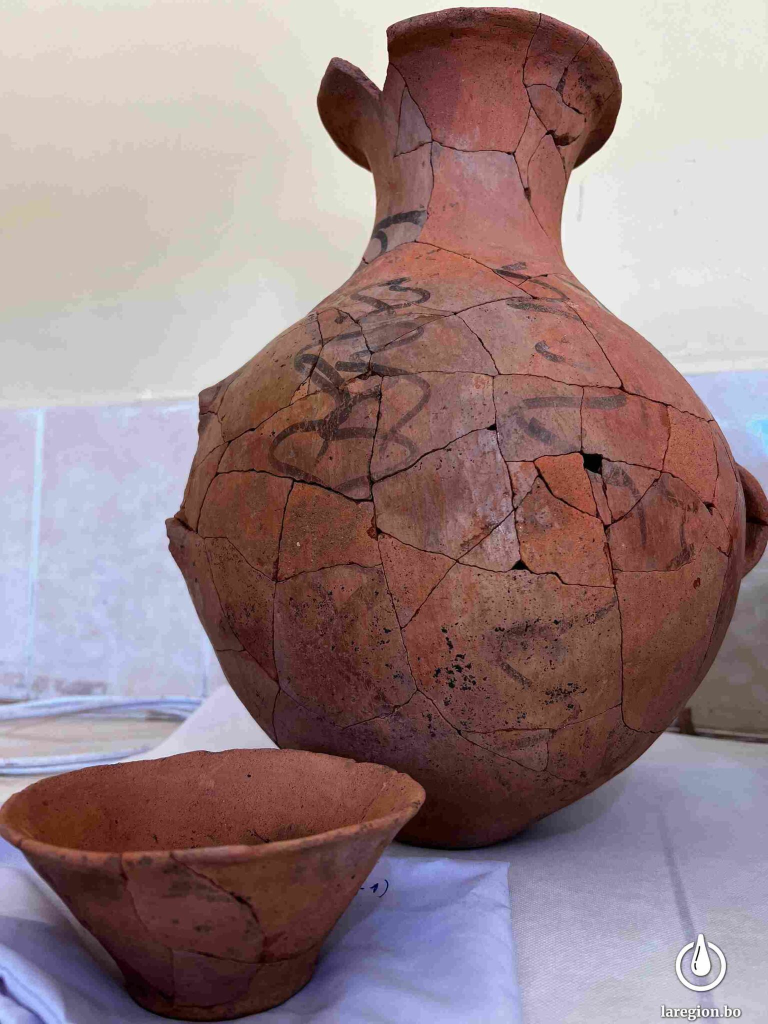
#> input picture datos/vasija_tiwanaku.jpg, 1536 x 2048 px (shown at 1/2 size)
$ python reconstruccion.py
#> lines starting #> are read from the running program, lines starting #| are printed output that depends on the picture; after the words box and inside, x2 and y2 are one past the last pixel; in counts of white or black regions, pixels touching at a corner belong together
### src/extraer_puntos.py
"""
extraer_puntos.py
=================
PASO 1 — Obtención de coordenadas a partir de la fotografía.

1. Segmentación de la vasija por color (espacio HSV, OpenCV): la cerámica es
   rojiza/saturada y el fondo es claro/poco saturado.
2. Extracción del CONTORNO COMPLETO del objeto  ->  datos/contorno_completo.csv
3. Estimación del EJE DE SIMETRÍA vertical (la vasija es un sólido de
   revolución: el punto medio entre el borde izquierdo y el derecho).
4. Selección de los PUNTOS DE CONTROL de las dos zonas a reconstruir:
     Zona A: borde superior (labio) izquierdo, fracturado.
     Zona B: oreja (asa) izquierda de la parte media del cuerpo, rota.
   Cada zona usa:
     - puntos "intacto": medidos directamente sobre el contorno real,
       a ambos lados de la fractura;
     - puntos "simetria": medidos en el lado DERECHO intacto (borde y oreja
       derecha) y reflejados respecto al eje:  x' = 2*x_eje - x.
   -> datos/puntos_control.csv

Sistema de coordenadas: cartesiano en píxeles, origen en la esquina inferior
izquierda de la foto (X = columna, Y = alto - fila), para que el eje Y apunte
hacia arriba como en un gráfico matemático.
"""
from __future__ import annotations

import csv
import os

import cv2
import numpy as np

RAIZ = os.path.dirname(os.path.dirname(os.path.abspath(__file__)))
DATOS = os.path.join(RAIZ, "datos")
IMAGEN = os.path.join(DATOS, "vasija_tiwanaku.jpg")

FUENTE = ("https://www.laregion.bo/cinco-avances-de-investigacion-sobre-"
          "hallazgos-en-tiwanaku-que-podrian-cambiar-la-historia/")

# Límite inferior de análisis (debajo aparece el cuenco que está delante)
FILA_MAX_VASIJA = 1400


# ---------------------------------------------------------------------------
def cargar_imagen():
    img = cv2.imread(IMAGEN)
    if img is None:
        raise FileNotFoundError(IMAGEN)
    return img


def segmentar(img):
    """Máscara binaria de la cerámica (True = vasija)."""
    hsv = cv2.cvtColor(img, cv2.COLOR_BGR2HSV)
    h, s, v = cv2.split(hsv)
    rojizo = (h <= 25) | (h >= 150)               # tonos de arcilla
    estricto = rojizo & ((s > 60) | ((v < 100) & (s > 35)))
    # en la mitad superior (fondo claro) se admite también la pintura oscura
    # y las zonas pálidas del cuello; abajo hay sombras grises que se excluyen
    permisivo = rojizo & ((s > 45) | ((v < 170) & (s > 20)))
    permisivo[1000:, :] = False
    m = (estricto | permisivo).astype(np.uint8) * 255
    m = cv2.morphologyEx(m, cv2.MORPH_OPEN, np.ones((5, 5), np.uint8))
    m = cv2.morphologyEx(m, cv2.MORPH_CLOSE, np.ones((9, 9), np.uint8))
    # quedarse con la vasija (componente más grande por encima del cuenco)
    m[FILA_MAX_VASIJA:, :] = 0
    n, lab, stats, _ = cv2.connectedComponentsWithStats(m)
    k = 1 + int(np.argmax(stats[1:, cv2.CC_STAT_AREA]))
    m = (lab == k).astype(np.uint8) * 255
    # rellenar huecos interiores (grietas, manchas oscuras)
    cont, _ = cv2.findContours(m, cv2.RETR_EXTERNAL, cv2.CHAIN_APPROX_NONE)
    lleno = np.zeros_like(m)
    cv2.drawContours(lleno, cont, -1, 255, thickness=cv2.FILLED)
    return lleno > 0


def contorno(mascara):
    cont, _ = cv2.findContours(mascara.astype(np.uint8) * 255, cv2.RETR_EXTERNAL,
                               cv2.CHAIN_APPROX_NONE)
    c = max(cont, key=cv2.contourArea)[:, 0, :]
    return c  # (columna, fila)


def borde_izq(mascara, fila):
    xs = np.where(mascara[fila])[0]
    return int(xs.min())


def borde_der(mascara, fila):
    xs = np.where(mascara[fila])[0]
    return int(xs.max())


def borde_sup(mascara, col):
    ys = np.where(mascara[:, col])[0]
    return int(ys.min())


def eje_simetria(mascara, filas):
    medios = [(borde_izq(mascara, f) + borde_der(mascara, f)) / 2.0 for f in filas]
    return float(np.mean(medios)), medios


# ---------------------------------------------------------------------------
def puntos_zona_borde(m, eje):
    """Zona A: labio superior izquierdo. Recorrido: desde la base del labio
    (unión con el cuello) subiendo por el borde exterior hasta el labio
    intacto del cuello."""
    pts = []
    # (1) intactos: borde exterior del fragmento izquierdo del labio
    for fila in (355, 295, 235, 175, 135):
        pts.append((borde_izq(m, fila), fila, "intacto"))
    # punta superior del fragmento (inicio de la fractura)
    pts.append((668, 118, "intacto"))
    # (2) simetría: borde derecho del labio reflejado (zona faltante)
    for fila in (95, 78, 62):
        xd = borde_der(m, fila)
        pts.append((round(2 * eje - xd), fila, "simetria"))
        ORIGENES.append((xd, fila))
    # (3) intactos: labio del cuello después de la fractura
    pts.append((776, 55, "intacto"))
    for col in (830, 890):
        pts.append((col, borde_sup(m, col), "intacto"))
    return pts


# Punto del lado derecho intacto del que proviene cada punto "simetria"
ORIGENES = []

# Oreja derecha (intacta): filas donde nace y termina sobre el cuerpo
OREJA_DER = (920, 1185)
# Oreja izquierda (rota): entre el resto de su unión superior (y ≈ 1290) y el
# muñón inferior (y ≈ 1000), es decir  y ∈ [1000, 1300] aprox.
OREJA_IZQ = (760, 1045)


def linea_cuerpo_izq(m):
    """Silueta izquierda del cuerpo SIN oreja: parábola x(fila) ajustada por
    mínimos cuadrados con los bordes medidos por encima y por debajo de la oreja."""
    filas = list(range(690, 761, 10)) + list(range(1140, 1201, 10))
    xs = [borde_izq(m, f) for f in filas]
    coef = np.polyfit(filas, xs, 2)
    return lambda f: float(np.polyval(coef, f))


def puntos_zona_oreja(m, eje):
    """Zona B: oreja izquierda de la parte media. Recorrido de arriba hacia abajo.

    La forma (cuánto sobresale la oreja del cuerpo) se toma de la oreja derecha
    intacta y se traslada a la altura donde están los restos de la oreja
    izquierda (unión superior y muñón inferior)."""
    pts = []
    for fila in (700, 740):                        # cuerpo intacto (arriba)
        pts.append((borde_izq(m, fila), fila, "intacto"))
    f_d0, f_d1 = OREJA_DER
    f_i0, f_i1 = OREJA_IZQ
    # línea del cuerpo derecho bajo la oreja derecha (recta entre sus uniones)
    cuerpo_der = lambda f: np.interp(f, OREJA_DER, (borde_der(m, f_d0), borde_der(m, f_d1)))
    cuerpo_izq = linea_cuerpo_izq(m)
    # (las filas 1000-1090 de la oreja derecha quedan cortadas por el borde de
    #  la foto: esa parte la reconstruye la propia interpolación del spline)
    for fila in (940, 960, 980, 1110, 1130, 1150):   # oreja derecha -> simetría
        sobresale = borde_der(m, fila) - cuerpo_der(fila)
        fila_izq = f_i0 + (fila - f_d0) * (f_i1 - f_i0) / (f_d1 - f_d0)
        pts.append((round(cuerpo_izq(fila_izq) - sobresale), round(fila_izq), "simetria"))
        ORIGENES.append((borde_der(m, fila), fila))
    for fila in (1065, 1115):                      # muñón intacto (abajo)
        pts.append((borde_izq(m, fila), fila, "intacto"))
    return pts


def mapa_textura_oreja(m, eje):
    """Para cada píxel (fila, col) de la oreja izquierda reconstruida devuelve
    el píxel equivalente de la oreja DERECHA intacta (misma posición relativa).
    Si cae fuera de la foto, se usa el reflejo sobre el propio cuerpo."""
    f_d0, f_d1 = OREJA_DER
    f_i0, f_i1 = OREJA_IZQ
    xd0, xd1 = borde_der(m, f_d0), borde_der(m, f_d1)
    cuerpo_izq = linea_cuerpo_izq(m)
    ancho = m.shape[1]

    def mapa(filas, cols):
        filas = np.asarray(filas, float)
        cols = np.asarray(cols, float)
        fs = f_d0 + (filas - f_i0) * (f_d1 - f_d0) / (f_i1 - f_i0)
        base_i = np.array([cuerpo_izq(f) for f in filas])
        base_d = np.interp(fs, OREJA_DER, (xd0, xd1))
        cs = base_d + (base_i - cols)
        fs_i = np.clip(np.round(fs).astype(int), 0, m.shape[0] - 1)
        cs_i = np.round(cs).astype(int)
        ok = (cs_i >= 0) & (cs_i < ancho)
        ok[ok] &= m[fs_i[ok], cs_i[ok]]
        # alternativa: reflejo hacia el interior del cuerpo
        alt = np.round(2 * base_i - cols + 25).astype(int)
        fs_out = np.where(ok, fs_i, np.round(filas).astype(int))
        cs_out = np.where(ok, cs_i, alt)
        return fs_out, cs_out

    return mapa


def a_cartesiano(pts, alto):
    return [(x, alto - f, tipo) for (x, f, tipo) in pts]


# ---------------------------------------------------------------------------
def extraer():
    img = cargar_imagen()
#> in cargar_imagen, img is the input picture: shape (2048, 1536, 3); mean B, G, R 131.3, 128.8, 151.2
    alto, ancho = img.shape[:2]
    m = segmentar(img)
    c = contorno(m)

    # eje del labio (filas donde ambos lados del labio están intactos)
    eje_borde, _ = eje_simetria(m, range(145, 251, 5))
    # eje del cuerpo (filas sin orejas a ambos lados)
    filas_cuerpo = list(range(800, 900, 5)) + list(range(1220, 1400, 5))
    eje_cuerpo, _ = eje_simetria(m, filas_cuerpo)

    ORIGENES.clear()
    zona_a = a_cartesiano(puntos_zona_borde(m, eje_borde), alto)
    origen_a = [(x, alto - f) for x, f in ORIGENES]
    ORIGENES.clear()
    zona_b = a_cartesiano(puntos_zona_oreja(m, eje_cuerpo), alto)
    origen_b = [(x, alto - f) for x, f in ORIGENES]

    # guardar contorno completo (cartesiano)
    os.makedirs(DATOS, exist_ok=True)
    with open(os.path.join(DATOS, "contorno_completo.csv"), "w", newline="") as f:
        w = csv.writer(f)
        w.writerow(["x", "y"])
        for x, fila in c:
            w.writerow([int(x), int(alto - fila)])

    with open(os.path.join(DATOS, "puntos_control.csv"), "w", newline="") as f:
        w = csv.writer(f)
        w.writerow(["zona", "i", "x", "y", "tipo"])
        for nombre, zona in (("A_borde", zona_a), ("B_oreja", zona_b)):
            for i, (x, y, tipo) in enumerate(zona):
                w.writerow([nombre, i, x, y, tipo])

    return {
        "imagen": img, "mascara": m, "contorno": c, "alto": alto, "ancho": ancho,
        "eje_borde": eje_borde, "eje_cuerpo": eje_cuerpo,
        "zona_a": zona_a, "zona_b": zona_b,
        "origen_A": origen_a, "origen_B": origen_b,
        "mapa_A": lambda f, c: (f, 2 * eje_borde - c),
        "mapa_B": mapa_textura_oreja(m, eje_cuerpo),
    }


# [8 lines that do not run on import are left out]

### src/spline_cubico.py
"""
spline_cubico.py
================
Implementación propia (desde cero, sin librerías de interpolación) del
Spline Cúbico Natural, en su forma explícita y en su forma paramétrica.

Spline explícito (un tramo por intervalo [x_i, x_{i+1}]):
    S_i(x) = a_i + b_i (x - x_i) + c_i (x - x_i)^2 + d_i (x - x_i)^3

Spline paramétrico (dos splines explícitos que comparten el parámetro t):
    X_i(t) = a_xi + b_xi (t - t_i) + c_xi (t - t_i)^2 + d_xi (t - t_i)^3
    Y_i(t) = a_yi + b_yi (t - t_i) + c_yi (t - t_i)^2 + d_yi (t - t_i)^3

Condiciones impuestas (n+1 nodos -> n tramos -> 4n incógnitas):
    * Interpolación:   S_i(x_i) = y_i,  S_i(x_{i+1}) = y_{i+1}       (C0)
    * Derivada 1 igual en nodos interiores: S_i'(x_{i+1}) = S_{i+1}'(x_{i+1}) (C1)
    * Derivada 2 igual en nodos interiores: S_i''(x_{i+1}) = S_{i+1}''(x_{i+1}) (C2)
    * Frontera natural: S''(x_0) = S''(x_n) = 0
Estas condiciones se reducen a un sistema TRIDIAGONAL en los c_i que se
resuelve con el algoritmo de Thomas.
"""
from __future__ import annotations

import numpy as np


# ---------------------------------------------------------------------------
# Algoritmo de Thomas para sistemas tridiagonales
# ---------------------------------------------------------------------------
def resolver_tridiagonal(sub, diag, sup, rhs):
    """Resuelve A z = rhs con A tridiagonal (sub-, diagonal y super-diagonal)."""
    n = len(diag)
    cp = np.zeros(n)
    dp = np.zeros(n)
    cp[0] = sup[0] / diag[0] if n > 1 else 0.0
    dp[0] = rhs[0] / diag[0]
    for i in range(1, n):
        m = diag[i] - sub[i] * cp[i - 1]
        cp[i] = sup[i] / m if i < n - 1 else 0.0
        dp[i] = (rhs[i] - sub[i] * dp[i - 1]) / m
    z = np.zeros(n)
    z[-1] = dp[-1]
    for i in range(n - 2, -1, -1):
        z[i] = dp[i] - cp[i] * z[i + 1]
    return z


# ---------------------------------------------------------------------------
# Spline cúbico natural EXPLÍCITO  y = S(x)
# ---------------------------------------------------------------------------
class SplineCubicoNatural:
    """Spline cúbico natural explícito S(x) con x estrictamente creciente."""

    def __init__(self, x, y):
        x = np.asarray(x, dtype=float)
        y = np.asarray(y, dtype=float)
        if np.any(np.diff(x) <= 0):
            raise ValueError("Las abscisas deben ser estrictamente crecientes "
                             "(x0 < x1 < ... < xn) para el spline explícito.")
        n = len(x) - 1                     # número de tramos
        h = np.diff(x)                     # h_i = x_{i+1} - x_i
        a = y.copy()                       # a_i = y_i

        # Sistema tridiagonal para c_0..c_n  (c_0 = c_n = 0 -> natural)
        sub = np.zeros(n + 1)
        diag = np.ones(n + 1)
        sup = np.zeros(n + 1)
        rhs = np.zeros(n + 1)
        for i in range(1, n):
            sub[i] = h[i - 1]
            diag[i] = 2.0 * (h[i - 1] + h[i])
            sup[i] = h[i]
            rhs[i] = 3.0 * ((a[i + 1] - a[i]) / h[i] - (a[i] - a[i - 1]) / h[i - 1])
        c = resolver_tridiagonal(sub, diag, sup, rhs)

        b = np.zeros(n)
        d = np.zeros(n)
        for i in range(n):
            b[i] = (a[i + 1] - a[i]) / h[i] - h[i] * (2.0 * c[i] + c[i + 1]) / 3.0
            d[i] = (c[i + 1] - c[i]) / (3.0 * h[i])

        self.x, self.h = x, h
        self.a, self.b, self.c, self.d = a[:-1], b, c[:-1], d
        self.n = n

    # -- evaluación ---------------------------------------------------------
    def _tramo(self, xv):
        i = np.searchsorted(self.x, xv, side="right") - 1
        return np.clip(i, 0, self.n - 1)

    def __call__(self, xv, derivada=0, tramo=None):
        xv = np.asarray(xv, dtype=float)
        i = self._tramo(xv) if tramo is None else np.full(xv.shape, tramo)
        dx = xv - self.x[i]
        a, b, c, d = self.a[i], self.b[i], self.c[i], self.d[i]
        if derivada == 0:
            return a + b * dx + c * dx**2 + d * dx**3
        if derivada == 1:
            return b + 2 * c * dx + 3 * d * dx**2
        if derivada == 2:
            return 2 * c + 6 * d * dx
        raise ValueError("derivada debe ser 0, 1 o 2")

    def coeficientes(self):
        """Tabla (i, x_i, x_{i+1}, a_i, b_i, c_i, d_i)."""
        return [(i, self.x[i], self.x[i + 1], self.a[i], self.b[i], self.c[i], self.d[i])
                for i in range(self.n)]

    def verificar_continuidad(self):
        """Máximo salto de S, S', S'' en los nodos interiores (C0, C1, C2)."""
        saltos = []
        for k in range(3):
            m = 0.0
            for i in range(self.n - 1):
                xi = self.x[i + 1]
                izq = self(np.array([xi]), k, tramo=i)[0]
                der = self(np.array([xi]), k, tramo=i + 1)[0]
                m = max(m, abs(izq - der))
            saltos.append(m)
        return saltos  # [C0, C1, C2]


# ---------------------------------------------------------------------------
# Spline cúbico natural PARAMÉTRICO  (X(t), Y(t))
# ---------------------------------------------------------------------------
class SplineParametrico:
    """Spline cúbico paramétrico con parametrización por longitud de cuerda:
        t_0 = 0,  t_{i+1} = t_i + || P_{i+1} - P_i ||
    """

    def __init__(self, puntos):
        P = np.asarray(puntos, dtype=float)
        cuerdas = np.hypot(np.diff(P[:, 0]), np.diff(P[:, 1]))
        t = np.concatenate([[0.0], np.cumsum(cuerdas)])
        self.P, self.t = P, t
        self.Sx = SplineCubicoNatural(t, P[:, 0])
        self.Sy = SplineCubicoNatural(t, P[:, 1])
        self.n = len(P) - 1

    def __call__(self, tv, derivada=0):
        return self.Sx(tv, derivada), self.Sy(tv, derivada)

    def curva(self, muestras_por_tramo=60):
        """Puntos densos de la curva completa (y el tramo al que pertenecen)."""
        T, idx = [], []
        for i in range(self.n):
            ts = np.linspace(self.t[i], self.t[i + 1], muestras_por_tramo,
                             endpoint=(i == self.n - 1))
            T.append(ts)
            idx.append(np.full(len(ts), i))
        T = np.concatenate(T)
        X, Y = self(T)
        return X, Y, np.concatenate(idx)

    def tramo(self, i, muestras=60):
        ts = np.linspace(self.t[i], self.t[i + 1], muestras)
        return self.Sx(ts, tramo=i), self.Sy(ts, tramo=i)

    def verificar_continuidad(self):
        sx = self.Sx.verificar_continuidad()
        sy = self.Sy.verificar_continuidad()
        return [max(a, b) for a, b in zip(sx, sy)]

    def coeficientes(self):
        cx = self.Sx.coeficientes()
        cy = self.Sy.coeficientes()
        return [(i, ti, ti1, ax, bx, cxx, dx, ay, by, cyy, dy)
                for (i, ti, ti1, ax, bx, cxx, dx), (_, _, _, ay, by, cyy, dy) in zip(cx, cy)]


def validar_con_scipy(spline: SplineParametrico):
    """Compara la implementación propia con scipy (si está disponible)."""
    try:
        from scipy.interpolate import CubicSpline
    except ImportError:  # pragma: no cover
        return None
    ts = np.linspace(spline.t[0], spline.t[-1], 2000)
    X, Y = spline(ts)
    cx = CubicSpline(spline.t, spline.P[:, 0], bc_type="natural")
    cy = CubicSpline(spline.t, spline.P[:, 1], bc_type="natural")
    return float(max(np.max(np.abs(X - cx(ts))), np.max(np.abs(Y - cy(ts)))))

### src/reconstruccion.py
"""
reconstruccion.py
=================
PASO 2 y 3 — Spline cúbico paramétrico y reconstrucción digital.

* Construye un spline cúbico natural paramétrico por zona.
* Verifica la continuidad C0, C1, C2 y compara con scipy.
* Genera la reconstrucción: el polígono encerrado por la curva del spline y la
  línea de fractura se rellena con la textura del lado simétrico intacto
  (solo donde falta material: los píxeles de cerámica original se conservan).
* Guarda figuras y tablas en  salida/.
"""
from __future__ import annotations

import csv
import os

import cv2
import numpy as np

import extraer_puntos as ep
from spline_cubico import SplineParametrico, validar_con_scipy

SALIDA = os.path.join(ep.RAIZ, "salida")


# ---------------------------------------------------------------------------
def construir_modelo():
    d = ep.extraer()
#> in segmentar, `h, s, v = cv2.split(hsv)`:
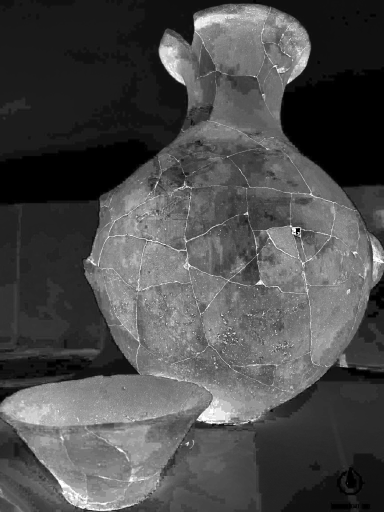
#> s: shape (2048, 1536) (shown at 1/4 size); min 0, max 255, mean 76.1
#> in segmentar, `h, s, v = cv2.split(hsv)`:
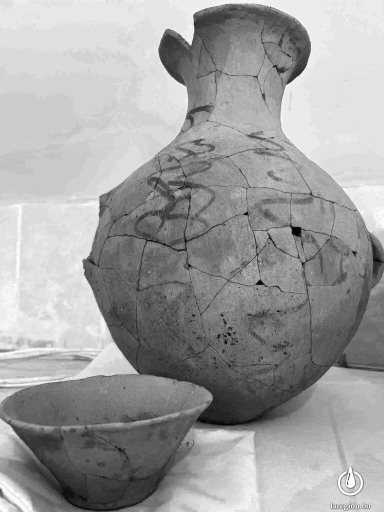
#> v: shape (2048, 1536) (shown at 1/4 size); min 0, max 255, mean 159.2
#> in segmentar, `rojizo = (h <= 25) | (h >= 150)`:
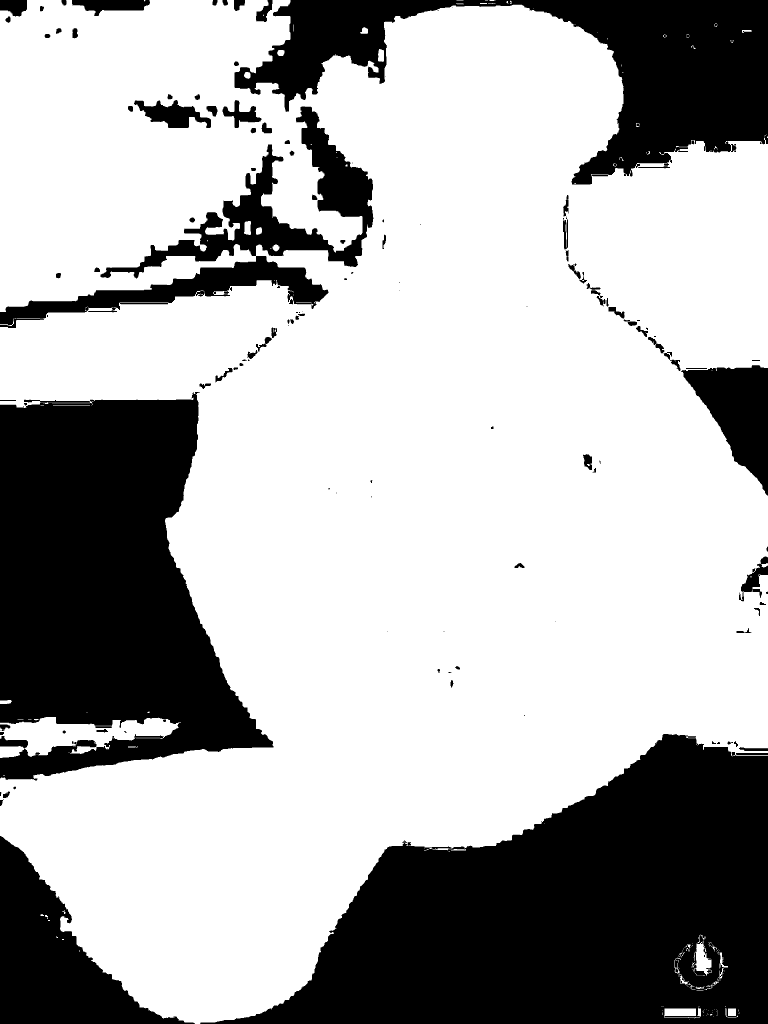
#> rojizo: shape (2048, 1536) bool (shown at 1/2 size); 68.8% white; 142 black regions (48 under 20 px), largest, box (x1, y1, x2, y2) and area: (400, 1468, 1536, 2048) 382960, (0, 784, 547, 1561) 280504, (469, 0, 1536, 369) 145434
#> in segmentar, `m = (estricto | permisivo).astype(np.uint8) * 255`:
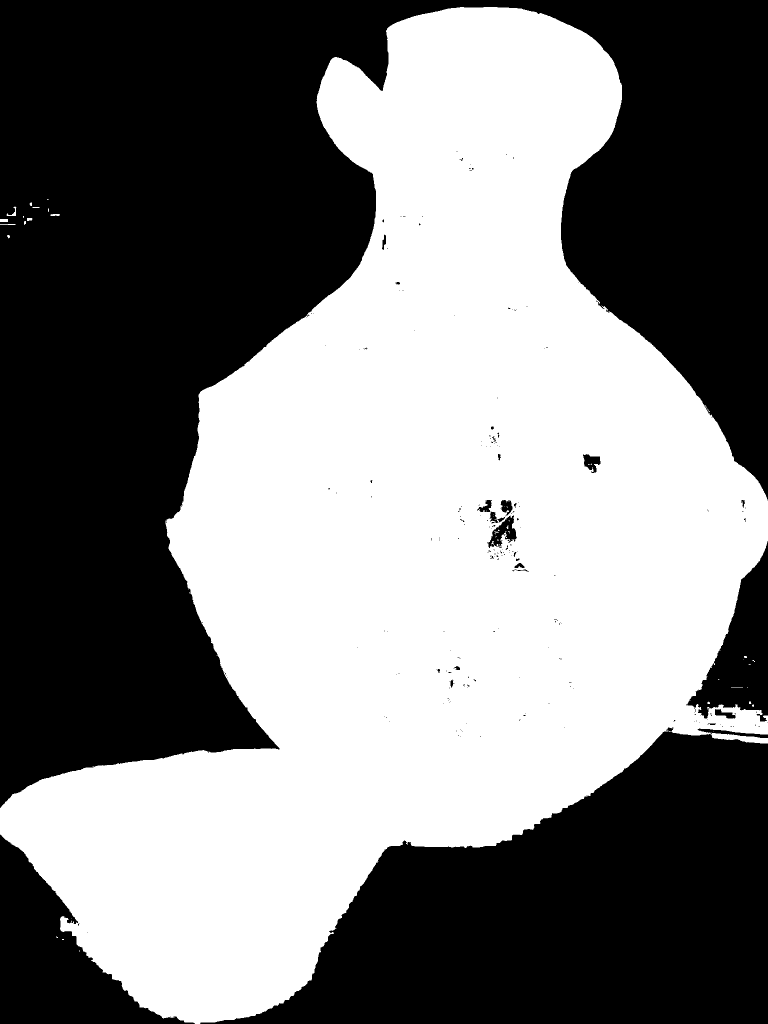
#> m: shape (2048, 1536) (shown at 1/2 size); 49% white; 73 white regions (59 under 20 px), largest, box (x1, y1, x2, y2) and area: (0, 14, 1536, 2048) 1540384, (13, 413, 33, 432) 110, (0, 438, 16, 444) 96
#> (the rest of the program and of its run is left out)
